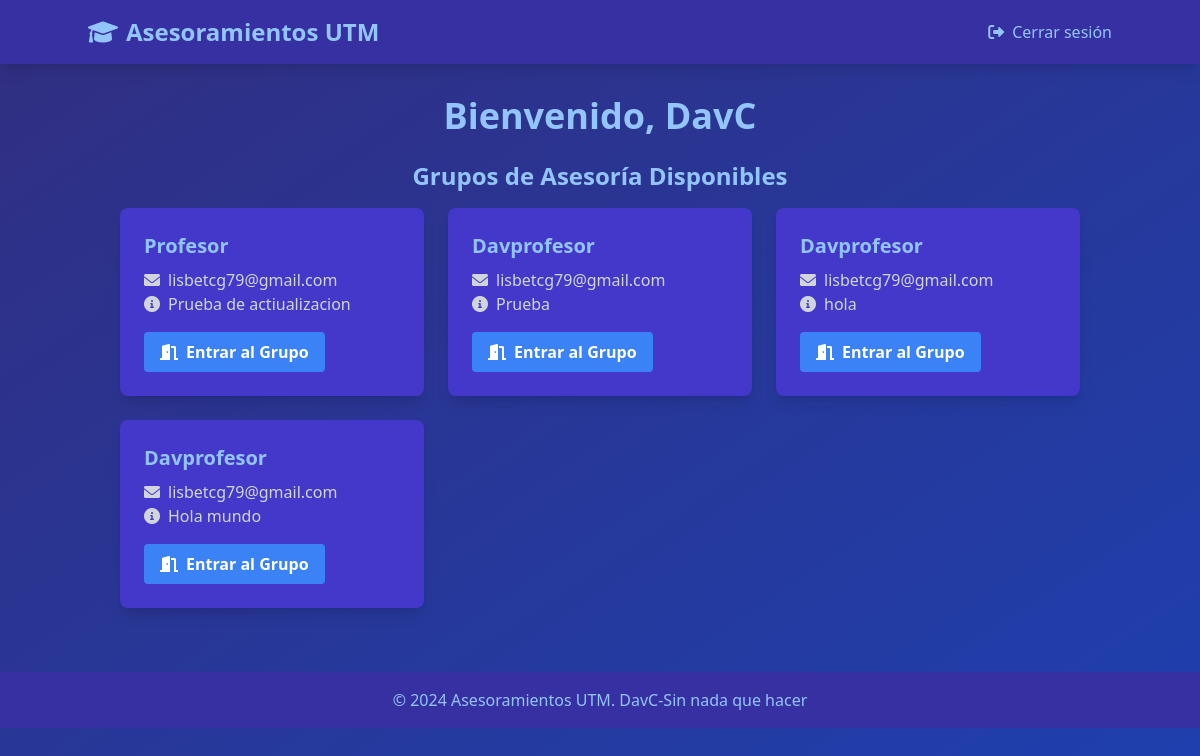
The app's page /pages/index.php (signed in) with its own data.
### tables this page shows
CREATE TABLE `usuarios` (
  `id_user` int(3) NOT NULL AUTO_INCREMENT,
  `username` varchar(30) NOT NULL,
  `correo` varchar(30) NOT NULL,
  `password` varchar(30) NOT NULL,
  `instituto` int(2) NOT NULL,
  PRIMARY KEY (`id_user`)
);

CREATE TABLE `grupos` (
  `id_grupo` int(11) NOT NULL AUTO_INCREMENT,
  `namecreador` varchar(255) NOT NULL,
  `correocreador` varchar(255) NOT NULL,
  `descripcion` text NOT NULL,
  `id_alumno` text DEFAULT NULL,
  PRIMARY KEY (`id_grupo`)
);

### pages/index.php (the view, shortened to what this page needs)
<?php
include 'conection.php';
$id_user = $_SESSION['id_user'];
$sql = "SELECT * FROM usuarios WHERE id_user='$id_user'";
$result = $conn->query($sql);
$user = $result->fetch_assoc();
$role = $user['instituto'] > 0 ? 'profesor' : 'alumno';
?>
<!DOCTYPE html>
<html lang="es">
<head>
    <script src="https://cdn.tailwindcss.com"></script>
    <link href="https://cdnjs.cloudflare.com/ajax/libs/font-awesome/6.0.0-beta3/css/all.min.css" rel="stylesheet">
</head>
<body class="bg-gradient-to-br from-indigo-900 to-blue-800 text-gray-200 min-h-screen">
    <nav class="bg-indigo-800 p-4 shadow-lg">
        <div class="container mx-auto flex justify-between items-center">
            <a href="index.php" class="text-2xl font-bold text-blue-300 hover:text-blue-200 transition duration-300">
                <i class="fas fa-graduation-cap mr-2"></i>Asesoramientos UTM
            </a>
            <a href="logout.php" class="text-blue-300 hover:text-blue-200 transition duration-300">
                <i class="fas fa-sign-out-alt mr-2"></i>Cerrar sesión
            </a>
        </div>
    </nav>
    <div class="container mx-auto p-8">
        <h1 class="text-4xl font-bold mb-6 text-center text-blue-300 fade-in">
            Bienvenido, <?php echo htmlspecialchars($user['username']); ?>
        </h1>
        <?php if ($role === 'profesor'): ?>
            <div class="bg-indigo-700 p-6 rounded-lg shadow-lg mb-8 fade-in">
                <h2 class="text-2xl font-bold mb-4 text-blue-300">Crear Nuevo Grupo de Asesoría</h2>
                <form action="" method="POST" class="space-y-4">
                    <div>
                        <label for="descripcion" class="block text-blue-300 mb-2">Descripción del Grupo:</label>
                        <textarea name="descripcion" id="descripcion" required class="w-full p-2 rounded bg-indigo-600 text-white"></textarea>
                    </div>
                    <button type="submit" name="crear_grupo" class="bg-blue-500 hover:bg-blue-600 text-white font-bold py-2 px-4 rounded transition duration-300">
                        <i class="fas fa-plus-circle mr-2"></i>Crear Grupo
                    </button>
                </form>
            </div>
            <h2 class="text-2xl font-bold mb-4 text-center text-blue-300 fade-in">Mis Grupos de Asesoría</h2>
            <div class="grid grid-cols-1 md:grid-cols-2 lg:grid-cols-3 gap-6 fade-in">
                <?php
                $sql_grupos = "SELECT * FROM grupos WHERE correocreador = ?";
                $stmt = $conn->prepare($sql_grupos);
                $stmt->bind_param("s", $user['correo']);
                $stmt->execute();
                $result_grupos = $stmt->get_result();
                while ($grupo = $result_grupos->fetch_assoc()): ?>
                    <div class="bg-indigo-700 p-6 rounded-lg shadow-lg hover:shadow-xl transition duration-300">
                        <h3 class="text-xl font-bold text-blue-300 mb-2"><?php echo htmlspecialchars($grupo['namecreador']); ?></h3>
                        <p class="text-gray-300"><i class="fas fa-info-circle mr-2"></i><?php echo htmlspecialchars($grupo['descripcion']); ?></p>
                        <p class="text-gray-300 mt-2"><i class="fas fa-users mr-2"></i>Alumnos registrados:
                            <?php echo $grupo['id_alumno'] ? count(explode(',', trim($grupo['id_alumno'], ','))) : 0; ?>
                        </p>
                        <a href="asesoria.php?id_grupo=<?php echo $grupo['id_grupo']; ?>" class="bg-blue-500 hover:bg-blue-600 text-white font-bold py-2 px-4 rounded transition duration-300 mt-4 inline-block">
                            <i class="fas fa-door-open mr-2"></i>Entrar al Grupo
                        </a>
                    </div>
                <?php endwhile; ?>
            </div>
        <?php elseif ($role === 'alumno'): ?>
            <h2 class="text-2xl font-bold mb-4 text-center text-blue-300 fade-in">Grupos de Asesoría Disponibles</h2>
            <div class="grid grid-cols-1 md:grid-cols-2 lg:grid-cols-3 gap-6 fade-in">
                <?php
                $sql_grupos = "SELECT * FROM grupos";
                $result_grupos = $conn->query($sql_grupos);
                while ($grupo = $result_grupos->fetch_assoc()):
                ?>
                    <div class="bg-indigo-700 p-6 rounded-lg shadow-lg hover:shadow-xl transition duration-300">
                        <h3 class="text-xl font-bold text-blue-300 mb-2"><?php echo htmlspecialchars($grupo['namecreador']); ?></h3>
                        <p class="text-gray-300"><i class="fas fa-envelope mr-2"></i><?php echo htmlspecialchars($grupo['correocreador']); ?></p>
                        <p class="text-gray-300"><i class="fas fa-info-circle mr-2"></i><?php echo htmlspecialchars($grupo['descripcion']); ?></p>
                        <form action="" method="POST" class="mt-4">
                            <button type="submit" name="entrar_grupo" class="bg-blue-500 hover:bg-blue-600 text-white font-bold py-2 px-4 rounded transition duration-300">
                                <i class="fas fa-door-open mr-2"></i>Entrar al Grupo
                            </button>
                        </form>
                    </div>
                <?php endwhile; ?>
            </div>
        <?php endif; ?>
    </div>
    <footer class="bg-indigo-800 text-center p-4 mt-8">
        <p class="text-blue-300">&copy; 2024 Asesoramientos UTM. DavC-Sin nada que hacer</p>
    </footer>
</body>
</html>

### pages/index.php (style rules this page uses)
.fade-in { animation: fadeIn 0.5s ease-out; }

### records on screen
usuarios: username "DavC"
grupos: namecreador "Profesor", correocreador "lisbetcg79@gmail.com", descripcion "Prueba de actiualizacion"
grupos: namecreador "Davprofesor", correocreador "lisbetcg79@gmail.com", descripcion "Prueba"
grupos: namecreador "Davprofesor", correocreador "lisbetcg79@gmail.com", descripcion "hola"
grupos: namecreador "Davprofesor", correocreador "lisbetcg79@gmail.com", descripcion "Hola mundo"
